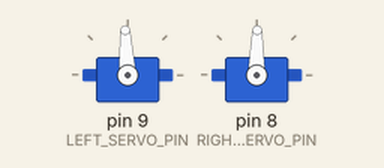
Simulated run of this program. Board: Arduino Uno, built with avr-gcc and run on an emulated ATmega328P. Shown: 2 × servo.

Above: at 0.1 s.
At 5.3 s:
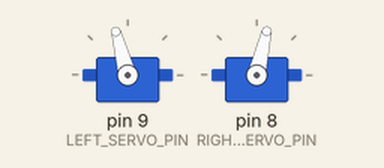
At 21.4 s:
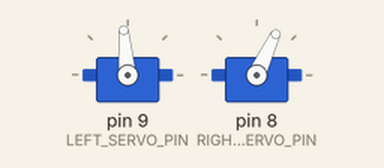
At 39.2 s:
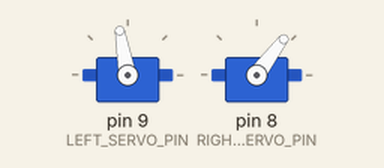
Timing chart, 0 to 40.0 s (numbered marks = the images above):
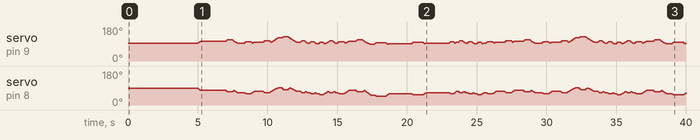

The program:

main.cpp
```cpp
#include <Arduino.h>
#include <Servo.h>
#include <math.h>

#include "delta.h"

Delta delta;

uint16_t pressY = 277;
uint16_t releaseY = 250;

unsigned long millisPlayed;

byte bpm = 45;
uint16_t msPerBeat = 60000 / bpm;

void playNote(int note, float noteValue) {
    delta.moveTo(note, releaseY);

    while (millis() < millisPlayed);

    delta.moveTo(note, pressY);
    int delayTime = msPerBeat * noteValue * 0.25;
    if (delayTime > 0) delay(delayTime);
    delta.moveTo(note, releaseY);

    millisPlayed += (msPerBeat * (noteValue * 100)) / 100;
}

void leftHand() {
    int b = 25 * 4;
    int c = 25 * 3;
    int d = 25 * 2;
    int e = 25;
    int f = 0;
    int g = -25;
    int a = -25 * 2;
    int b2 = -25 * 3;
    int c2 = -25 * 4;

    millisPlayed = millis();
    delta.moveTo(e, releaseY);
    while (millis() - millisPlayed < 2000);

    millisPlayed = millis();

    playNote(e, 1);
    playNote(c, 1);

    playNote(g, 2);
    playNote(b, 2);

    playNote(c, 2);
    playNote(e, 1);
    playNote(c2, 1);

    playNote(d, 1);
    playNote(b2, 1);
    playNote(c2, 1);
    playNote(c, 1);

    playNote(g, 2);
    playNote(e, 1);
    playNote(c, 1);

    playNote(g, 2);
    playNote(b, 2);

    playNote(c, 2);
    playNote(a, 1);
    playNote(c2, 1);

    playNote(f, 1);
    playNote(c2, 1);
    playNote(g, 1);
    playNote(b2, 1);

    playNote(c2, 2);
}

void rightHand() {
    int g = 25 * 3;
    int c = 0;
    int d = -25;
    int e = -25 * 2;
    int f = -25 * 3;
    int g2 = -25 * 4;

    millisPlayed = millis();
    delta.moveTo(c, releaseY);
    while (millis() - millisPlayed < 2000);

    millisPlayed = millis();

    playNote(c, 1);
    playNote(e, 1);

    playNote(d, 1);
    playNote(g, 1);
    playNote(d, 0.5);
    playNote(e, 0.5);
    playNote(f, 0.5);
    playNote(d, 0.5);

    playNote(e, 1);
    playNote(c, 1);
    playNote(g2, 2);

    playNote(f, 2);
    playNote(e, 0.5);
    playNote(d, 0.5);
    playNote(e, 0.5);
    playNote(f, 0.5);

    playNote(e, 1);
    playNote(d, 1);
    playNote(c, 1);
    playNote(e, 1);

    playNote(d, 1);
    playNote(g, 1);
    playNote(d, 0.5);
    playNote(e, 0.5);
    playNote(f, 0.5);
    playNote(d, 0.5);

    playNote(e, 1);
    playNote(c, 1);
    playNote(f, 2);

    playNote(e, 2);
    playNote(d, 0.5);
    playNote(c, 0.5);
    playNote(d, 0.5);
    playNote(e, 0.5);

    playNote(c, 2);
}

void setup() {
    Serial.begin(9600);

    delta.begin();
    delta.setSpeed(200);

    delay(4000);
}

void loop() {
    rightHand();
    delay(1000);
}
```

constants.h
```cpp
#ifndef CONSTANTS_H
#define CONSTANTS_H

#include <math.h>

#define MIN_SHOULDER_ANGLE_RAD (MIN_SHOULDER_ANGLE * PI / 180.0)
#define MAX_SHOULDER_ANGLE_RAD (MAX_SHOULDER_ANGLE * PI / 180.0)
#define MAX_ELBOW_ANGLE_RAD (MAX_ELBOW_ANGLE * PI / 180.0)
#define LEFT_SERVO_ANGLE_OFFSET_RAD (LEFT_SERVO_ANGLE_OFFSET * PI / 180.0)
#define RIGHT_SERVO_ANGLE_OFFSET_RAD (RIGHT_SERVO_ANGLE_OFFSET * PI / 180.0)
#define SERVO_ANGLE_RANGE_RAD (SERVO_ANGLE_RANGE * PI / 180.0)

#define UPPER_ARM_LENGTH_SQUARE (sq(UPPER_ARM_LENGTH))
#define LOWER_ARM_LENGTH_SQUARE (sq(LOWER_ARM_LENGTH))
#define HOME_Y_POS sqrt(LOWER_ARM_LENGTH_SQUARE - sq(SHOULDER_SPACING / 2 + UPPER_ARM_LENGTH))

#endif
```

delta.h
```cpp
#ifndef DELTA_H
#define DELTA_H

#include <Arduino.h>
#include <Servo.h>
#include <math.h>

#include "config.h"
#include "constants.h"

class Delta {
   public:
    Delta() {};

    void begin() {
        _leftServo.attach(LEFT_SERVO_PIN);
        _rightServo.attach(RIGHT_SERVO_PIN);

        _writeServoAngles(0, 0);

        _currentXPos = 0;
        _currentYPos = HOME_Y_POS;

        delay(1000);
    }

    void setSpeed(int speed) { _speed = speed; }

    bool moveTo(float x, float y) {
        float leftShoulderAngle, rightShoulderAngle;
        float startX = _currentXPos;
        float startY = _currentYPos;

        unsigned long lastStepTime = micros();

        if (!_inverseKinematics(x, y, &leftShoulderAngle, &rightShoulderAngle)) return false;

        float distance = sqrt(sq(x - startX) + sq(y - startY));
        if (distance <= 0.0) return true;

        uint16_t steps = distance / INTERPOLATION_STEP_SIZE;
        if (steps < 1) steps = 1;

        unsigned long delayTime = 1000000 / (_speed / INTERPOLATION_STEP_SIZE);

        for (uint16_t i = 0; i < steps - 1; ++i) {
            float progress = static_cast<float>(i + 1) / static_cast<float>(steps);
            float nextX = startX + (x - startX) * progress;
            float nextY = startY + (y - startY) * progress;

            if (!_inverseKinematics(nextX, nextY, &leftShoulderAngle, &rightShoulderAngle)) return false;
            _writeServoAngles(leftShoulderAngle, rightShoulderAngle);

            while (micros() - lastStepTime < delayTime);

            lastStepTime = micros();
        }

        _inverseKinematics(x, y, &leftShoulderAngle, &rightShoulderAngle);
        _writeServoAngles(leftShoulderAngle, rightShoulderAngle);

        _currentXPos = x;
        _currentYPos = y;

        while (micros() - lastStepTime < delayTime);

        return true;
    }

   private:
    Servo _leftServo;
    Servo _rightServo;

    float _currentXPos = 0;
    float _currentYPos = 0;

    int _speed = DEFAULT_SPEED;

    bool _checkWorkspace(float x, float y) {
        float distToLeft = sqrt(sq(x + SHOULDER_SPACING / 2) + sq(y));
        float distToRight = sqrt(sq(x - SHOULDER_SPACING / 2) + sq(y));

        if (distToLeft > UPPER_ARM_LENGTH + LOWER_ARM_LENGTH || distToLeft < abs(UPPER_ARM_LENGTH - LOWER_ARM_LENGTH) ||
            distToRight > UPPER_ARM_LENGTH + LOWER_ARM_LENGTH ||
            distToRight < abs(UPPER_ARM_LENGTH - LOWER_ARM_LENGTH)) {
            return false;
        }
        return true;
    }

    bool _inverseKinematics(float x, float y, float *leftShoulderAngle, float *rightShoulderAngle) {
        float tempLeftAngle, tempRightAngle;

        if (!_checkWorkspace(x, y)) {
            Serial.println("Target is outside workspace");
            return false;
        }

        float distToLeft = sqrt(sq(x + SHOULDER_SPACING / 2) + sq(y));
        float distToRight = sqrt(sq(x - SHOULDER_SPACING / 2) + sq(y));

        float leftElbowAngle = acos((UPPER_ARM_LENGTH_SQUARE + LOWER_ARM_LENGTH_SQUARE - distToLeft * distToLeft) /
                                    (2 * UPPER_ARM_LENGTH * LOWER_ARM_LENGTH));
        float rightElbowAngle = acos((UPPER_ARM_LENGTH_SQUARE + LOWER_ARM_LENGTH_SQUARE - distToRight * distToRight) /
                                     (2 * UPPER_ARM_LENGTH * LOWER_ARM_LENGTH));

        if (leftElbowAngle > MAX_ELBOW_ANGLE_RAD || rightElbowAngle > MAX_ELBOW_ANGLE_RAD) {
            Serial.println("Elbow angle exceeds the limit");
            return false;
        }

        float a1 = acos((UPPER_ARM_LENGTH_SQUARE + distToLeft * distToLeft - LOWER_ARM_LENGTH_SQUARE) /
                        (2 * UPPER_ARM_LENGTH * distToLeft));
        float a2 = atan2(y, (x + SHOULDER_SPACING / 2));

        tempLeftAngle = PI - (a2 + a1);

        float b1 = acos((UPPER_ARM_LENGTH_SQUARE + distToRight * distToRight - LOWER_ARM_LENGTH_SQUARE) /
                        (2 * UPPER_ARM_LENGTH * distToRight));
        float b2 = atan2(y, (x - SHOULDER_SPACING / 2));

        tempRightAngle = (b2 - b1);

        if (tempLeftAngle < MIN_SHOULDER_ANGLE_RAD || tempLeftAngle > MAX_SHOULDER_ANGLE_RAD ||
            tempRightAngle < MIN_SHOULDER_ANGLE_RAD || tempRightAngle > MAX_SHOULDER_ANGLE_RAD) {
            Serial.println("Angles are out of bounds");
            return false;
        }

        *leftShoulderAngle = tempLeftAngle;
        *rightShoulderAngle = tempRightAngle;

        return true;
    }

    void _writeServoAngles(float leftShoulderAngle, float rightShoulderAngle) {
        float leftServoAngleRad = leftShoulderAngle + LEFT_SERVO_ANGLE_OFFSET_RAD;
        float rightServoAngleRad = rightShoulderAngle + RIGHT_SERVO_ANGLE_OFFSET_RAD;

        if (leftServoAngleRad < -SERVO_ANGLE_RANGE_RAD / 2 || leftServoAngleRad > SERVO_ANGLE_RANGE_RAD / 2) {
            Serial.println("Left servo angle is out of range");
            return;
        }

        if (rightServoAngleRad < -SERVO_ANGLE_RANGE_RAD / 2 || rightServoAngleRad > SERVO_ANGLE_RANGE_RAD / 2) {
            Serial.println("Right servo angle is out of range");
            return;
        }

        int16_t leftServoPulseWidth = map(leftServoAngleRad * 100, -SERVO_ANGLE_RANGE_RAD * 50,
                                          SERVO_ANGLE_RANGE_RAD * 50, SERVO_MIN_PULSE_WIDTH, SERVO_MAX_PULSE_WIDTH);

        int16_t rightServoPulseWidth = map(rightServoAngleRad * 100, SERVO_ANGLE_RANGE_RAD * 50,
                                           -SERVO_ANGLE_RANGE_RAD * 50, SERVO_MIN_PULSE_WIDTH, SERVO_MAX_PULSE_WIDTH);

        _leftServo.writeMicroseconds(leftServoPulseWidth);
        _rightServo.writeMicroseconds(rightServoPulseWidth);
    }
};

#endif
```

config.h
```cpp
#ifndef CONFIG_H
#define CONFIG_H

#include <math.h>

// The pins of the servos.
#define LEFT_SERVO_PIN 9
#define RIGHT_SERVO_PIN 8

// The distance between the servo axes in mm.
#define SHOULDER_SPACING 100.0

// The length of the upper and lower arms in mm.
#define UPPER_ARM_LENGTH 130.0
#define LOWER_ARM_LENGTH 275.0

// The maximum servo angles in deg.
// 0 deg. is parallel to the x - axis, - is upwards, + is downwards.
#define MIN_SHOULDER_ANGLE -10.0
#define MAX_SHOULDER_ANGLE 90.0

// The maximum angle between the upper and lower arms in degrees.
#define MAX_ELBOW_ANGLE 170.0

// The offset of the servo angles in degrees.
// - is upwards, + is downwards.
#define LEFT_SERVO_ANGLE_OFFSET 0.0
#define RIGHT_SERVO_ANGLE_OFFSET 5.0

// The range of the servo angles in degrees.
#define SERVO_ANGLE_RANGE 270.0

// The minimum and maximum pulse widths in microseconds.
#define SERVO_MIN_PULSE_WIDTH 500
#define SERVO_MAX_PULSE_WIDTH 2500

// The size of the interpolation steps in mm.
#define INTERPOLATION_STEP_SIZE 2.0

// The default speed in mm/s.
#define DEFAULT_SPEED 100

#endif
```
